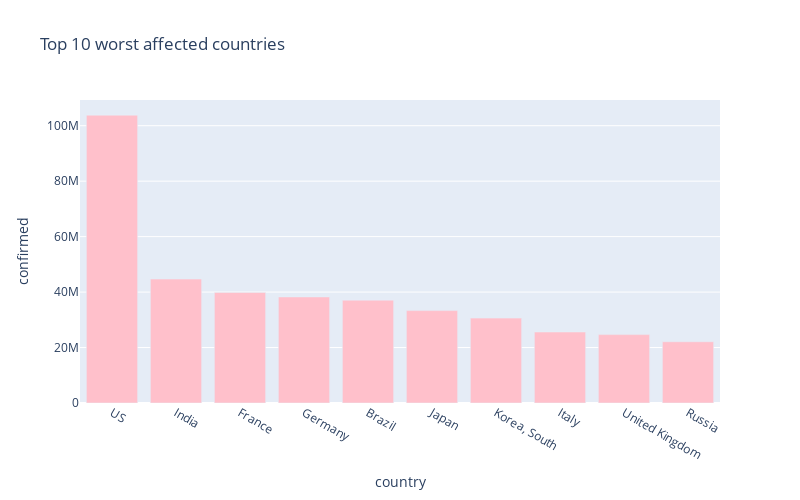

This figure's notebook cell:
### Code cell
px.bar(
    sorted_country_df.head(10),
    x = "country",
    y = "confirmed",
    title= "Top 10 worst affected countries", # the axis names
    color_discrete_sequence=["pink"], 
    height=500,
    width=800
)

### Figure 1 — Plotly figure (JSON) as saved in the notebook; plotly's stock layout.template omitted (floating-point values rounded to 4 significant figures)
{"data": [{"alignmentgroup": "True", "hovertemplate": "country=%{x}<br>confirmed=%{y}<extra></extra>", "legendgroup": "", "marker": {"color": "pink", "pattern": {"shape": ""}}, "name": "", "offsetgroup": "", "orientation": "v", "showlegend": false, "textposition": "auto", "type": "bar", "x": ["US", "India", "France", "Germany", "Brazil", "Japan", "Korea, South", "Italy", "United Kingdom", "Russia"], "xaxis": "x", "y": [103804263, 44690738, 39866718, 38249060, 37085675, 33329551, 30615522, 25603510, 24658705, 22086064], "yaxis": "y"}], "layout": {"barmode": "relative", "height": 500, "legend": {"tracegroupgap": 0}, "title": {"text": "Top 10 worst affected countries"}, "width": 800, "xaxis": {"anchor": "y", "autorange": true, "domain": [0, 1], "range": [-0.5, 9.5], "title": {"text": "country"}, "type": "category"}, "yaxis": {"anchor": "x", "autorange": true, "domain": [0, 1], "range": [0, 109300000.0], "title": {"text": "confirmed"}, "type": "linear"}}}
